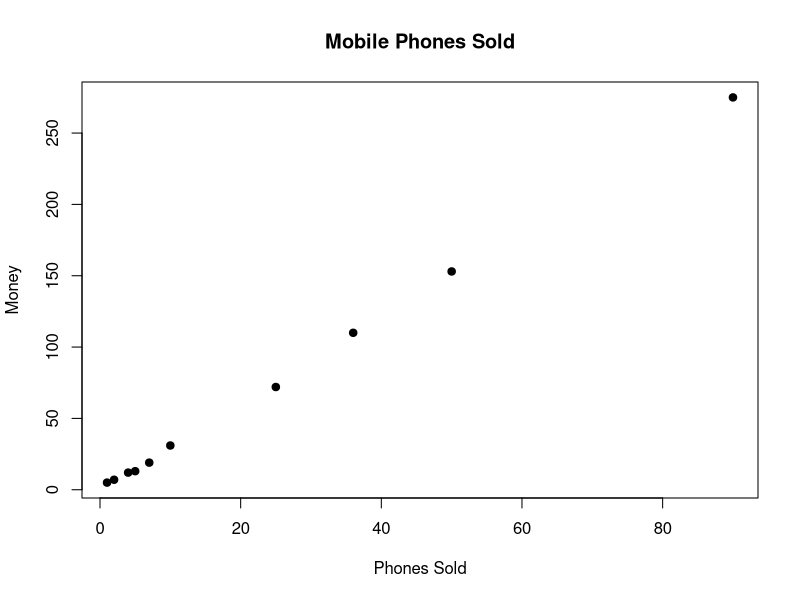

Reproduce this figure in R.
x <- c(4,1,5,7,10,2,50,25,90,36)

y <- c(12,5,13,19,31,7,153,72,275,110)

plot(x,y,
     main="Mobile Phones Sold",
     xlab="Phones Sold",
     ylab="Money",
     pch=19)
